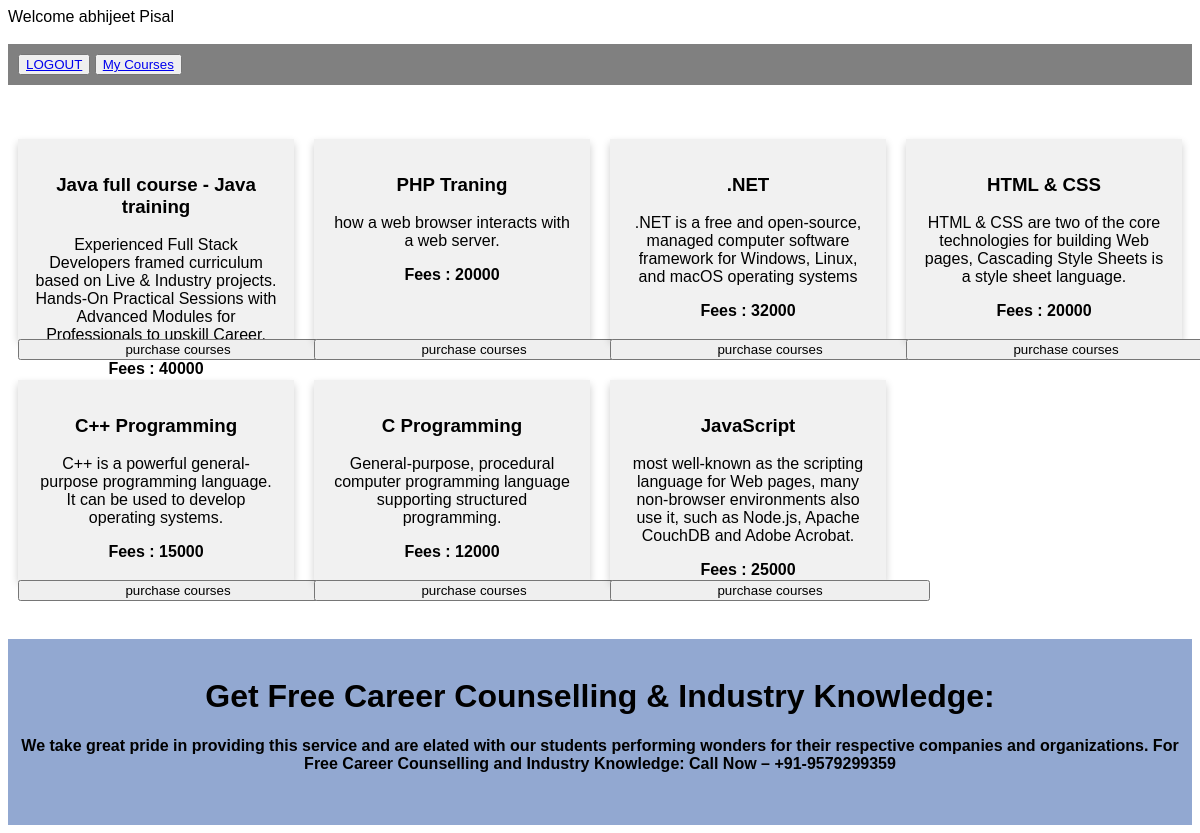
/student/index.php (signed in), run on the app's committed database.
### tables this page shows
CREATE TABLE `cources` (
  `id` int(255) NOT NULL,
  `name` varchar(255) NOT NULL,
  `price` int(50) NOT NULL,
  `discription` varchar(1000) NOT NULL
);

### student/index.php (the view, shortened to what this page needs)
<?php
if( $_SESSION['roleId']!=3){
  header("Location: http://localhost/classes/logout.php");
}
else{
echo "Welcome " . $_SESSION['emailId'];
?>
<div style=" background-color: gray; padding-bottom:10px; padding-top: 10px;padding-left: 10px;">
<button><a href="http://localhost/classes/logout.php">LOGOUT</a></button>
<button><a href="my_courses.php">My Courses</a></button>
</div>
<?php
$servername = "localhost";
$username = "root";
$password = "";
$conn = new mysqli($servername, $username, $password);
mysqli_select_db($conn, 'login');
?>
<html>
<head>
</head>
<body>
  <?php
  $moviesql = "SELECT * FROM  cources";
  $result = mysqli_query($conn, $moviesql)
    or die("Invalid query: " . mysqli_error($conn));
  ?>
    <?php
    while ($row = mysqli_fetch_array($result)) {
      ?>
      <div class="column">
        <div class="card">
          <h3>
            <?php echo $row['name']; ?>
          </h3>
          <p>
            <?php echo $row['discription']; ?>
          </p>
          <p class="fees-row">
           Fees : <?php echo $row['price']; ?>
          </p>
        </div>
        <div class="form-input pt-0">
          <a  href="?id=<?php echo $row['id'];?>">
          <input class="submit" type="button" name="purches" value="purchase courses">
          </a>
        </div>
      </div>
    <?php } ?>
<div class="second ">
  <br>
  <div style="background-color: #92a8d1;">
  <br>
    <h1>Get Free Career Counselling & Industry Knowledge:</h1>
    <p>We take great pride in providing this service and are elated with our students performing wonders for their respective companies and organizations. For Free Career Counselling and Industry Knowledge: Call Now – +91-9579299359</p>
    <br><br>
  </div>
</body>
</html>
<?php
}
?>

### student/index.php (style rules this page uses)
* { box-sizing: border-box; }
body { font-family: Arial, Helvetica, sans-serif; }
.column { float: left; width: 25%; padding: 0 10px; margin-bottom: 20px; }
.card { box-shadow: 0 4px 8px 0 rgba(0, 0, 0, 0.2); padding: 16px; text-align: center; background-color: #f1f1f1; height:200px; }
.fees-row { font-weight:bold; }
.submit { width:320px; }
.second { clear:both; text-align:center; font-weight:bold; }

### data on the page
cources: name "Java full course - Java training", discription "Experienced Full Stack Developers framed curriculum based on Live & Industry projects. Hands-On Practical Sessions with Advanced Modules for Professionals to upskill Career.", price "40000"
cources: name "PHP Traning", discription "how a web browser interacts with a web server.", price "20000"
cources: name ".NET", discription ".NET is a free and open-source, managed computer software framework for Windows, Linux, and macOS operating systems", price "32000"
cources: name "HTML & CSS", discription "HTML & CSS are two of the core technologies for building Web pages, Cascading Style Sheets is a style sheet language.", price "20000"
cources: name "C++ Programming", discription "C++ is a powerful general-purpose programming language. It can be used to develop operating systems.", price "15000"
cources: name "C Programming", discription "General-purpose, procedural computer programming language supporting structured programming.", price "12000"
cources: name "JavaScript", discription "most well-known as the scripting language for Web pages, many non-browser environments also use it, such as Node.js, Apache CouchDB and Adobe Acrobat.", price "25000"

### other printed values
$_SESSION['emailId'] "abhijeet Pisal"
